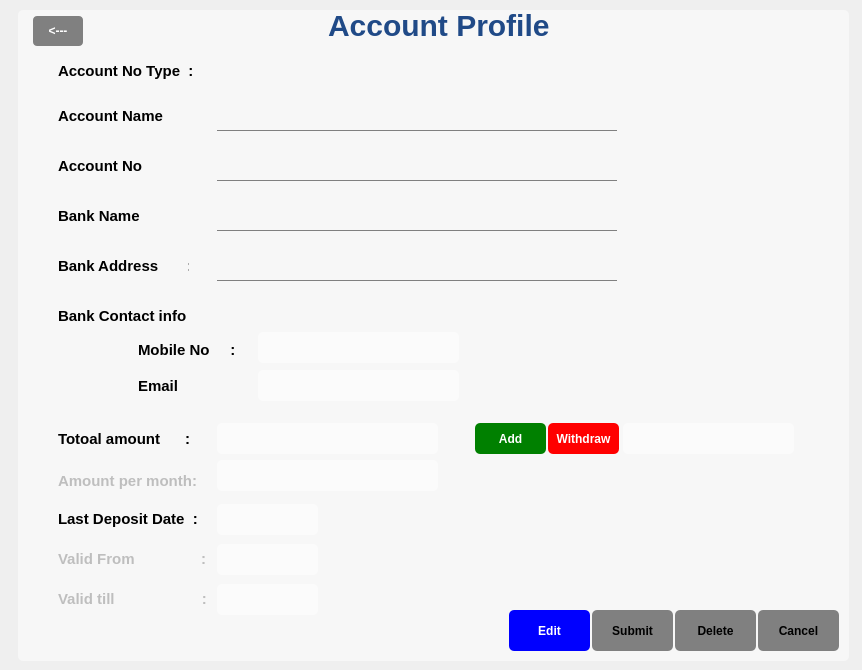
<?xml version="1.0" encoding="UTF-8"?>
<ui version="4.0">
 <class>showProfile</class>
 <widget class="QMainWindow" name="showProfile">
  <property name="geometry">
   <rect>
    <x>0</x>
    <y>0</y>
    <width>862</width>
    <height>670</height>
   </rect>
  </property>
  <property name="windowTitle">
   <string>MainWindow</string>
  </property>
  <property name="styleSheet">
   <string notr="true">background-image: url(&quot;:/resources/img/bg-home.jpg&quot;);</string>
  </property>
  <widget class="QWidget" name="centralwidget">
   <widget class="QFrame" name="frame">
    <property name="geometry">
     <rect>
      <x>18</x>
      <y>10</y>
      <width>831</width>
      <height>651</height>
     </rect>
    </property>
    <property name="styleSheet">
     <string notr="true">
	background: rgba(255,255, 255,0.5);
	border-radius: 5;
</string>
    </property>
    <property name="frameShape">
     <enum>QFrame::StyledPanel</enum>
    </property>
    <property name="frameShadow">
     <enum>QFrame::Raised</enum>
    </property>
    <widget class="QLabel" name="label_3">
     <property name="geometry">
      <rect>
       <x>40</x>
       <y>95</y>
       <width>131</width>
       <height>21</height>
      </rect>
     </property>
     <property name="styleSheet">
      <string notr="true">font-size:15px;
font-weight: 500;
background:none;</string>
     </property>
     <property name="text">
      <string>Account Name      :</string>
     </property>
    </widget>
    <widget class="QLabel" name="label_4">
     <property name="geometry">
      <rect>
       <x>40</x>
       <y>50</y>
       <width>141</width>
       <height>21</height>
      </rect>
     </property>
     <property name="styleSheet">
      <string notr="true">font-size:15px;
font-weight: 500;
background:none;</string>
     </property>
     <property name="text">
      <string>Account No Type  :</string>
     </property>
    </widget>
    <widget class="QLabel" name="label_5">
     <property name="geometry">
      <rect>
       <x>40</x>
       <y>145</y>
       <width>131</width>
       <height>21</height>
      </rect>
     </property>
     <property name="styleSheet">
      <string notr="true">font-size:15px;
font-weight: 500;
background:none;</string>
     </property>
     <property name="text">
      <string>Account No            :</string>
     </property>
    </widget>
    <widget class="QLabel" name="label_6">
     <property name="geometry">
      <rect>
       <x>40</x>
       <y>195</y>
       <width>131</width>
       <height>21</height>
      </rect>
     </property>
     <property name="styleSheet">
      <string notr="true">font-size:15px;
font-weight: 500;
background:none;</string>
     </property>
     <property name="text">
      <string>Bank Name            :</string>
     </property>
    </widget>
    <widget class="QLabel" name="label_7">
     <property name="geometry">
      <rect>
       <x>40</x>
       <y>245</y>
       <width>131</width>
       <height>21</height>
      </rect>
     </property>
     <property name="styleSheet">
      <string notr="true">font-size:15px;
font-weight: 500;
background:none;</string>
     </property>
     <property name="text">
      <string>Bank Address       :</string>
     </property>
    </widget>
    <widget class="QLabel" name="label_8">
     <property name="geometry">
      <rect>
       <x>40</x>
       <y>295</y>
       <width>131</width>
       <height>21</height>
      </rect>
     </property>
     <property name="styleSheet">
      <string notr="true">font-size:15px;
font-weight: 500;
background:none;</string>
     </property>
     <property name="text">
      <string>Bank Contact info :</string>
     </property>
    </widget>
    <widget class="QLabel" name="label_9">
     <property name="geometry">
      <rect>
       <x>120</x>
       <y>329</y>
       <width>101</width>
       <height>21</height>
      </rect>
     </property>
     <property name="styleSheet">
      <string notr="true">background:none;
font-size:15px;
font-weight: 500;</string>
     </property>
     <property name="text">
      <string>Mobile No     :</string>
     </property>
    </widget>
    <widget class="QLabel" name="label_10">
     <property name="geometry">
      <rect>
       <x>120</x>
       <y>365</y>
       <width>101</width>
       <height>21</height>
      </rect>
     </property>
     <property name="styleSheet">
      <string notr="true">background:none;
font-size:15px;
font-weight: 500;</string>
     </property>
     <property name="text">
      <string>Email               :</string>
     </property>
    </widget>
    <widget class="QLabel" name="label_11">
     <property name="geometry">
      <rect>
       <x>40</x>
       <y>418</y>
       <width>131</width>
       <height>21</height>
      </rect>
     </property>
     <property name="styleSheet">
      <string notr="true">background:none;
font-size:15px;
font-weight: 500;</string>
     </property>
     <property name="text">
      <string>Totoal amount      :</string>
     </property>
    </widget>
    <widget class="QLabel" name="label_12">
     <property name="geometry">
      <rect>
       <x>40</x>
       <y>498</y>
       <width>151</width>
       <height>21</height>
      </rect>
     </property>
     <property name="styleSheet">
      <string notr="true">background:none;
font-size:15px;
font-weight: 500;</string>
     </property>
     <property name="text">
      <string>Last Deposit Date  :</string>
     </property>
    </widget>
    <widget class="QPushButton" name="submit">
     <property name="enabled">
      <bool>false</bool>
     </property>
     <property name="geometry">
      <rect>
       <x>574</x>
       <y>600</y>
       <width>81</width>
       <height>41</height>
      </rect>
     </property>
     <property name="palette">
      <palette>
       <active>
        <colorrole role="WindowText">
         <brush brushstyle="SolidPattern">
          <color alpha="255">
           <red>0</red>
           <green>0</green>
           <blue>0</blue>
          </color>
         </brush>
        </colorrole>
        <colorrole role="Button">
         <brush brushstyle="SolidPattern">
          <color alpha="255">
           <red>128</red>
           <green>128</green>
           <blue>128</blue>
          </color>
         </brush>
        </colorrole>
        <colorrole role="Text">
         <brush brushstyle="SolidPattern">
          <color alpha="255">
           <red>0</red>
           <green>0</green>
           <blue>0</blue>
          </color>
         </brush>
        </colorrole>
        <colorrole role="ButtonText">
         <brush brushstyle="SolidPattern">
          <color alpha="255">
           <red>0</red>
           <green>0</green>
           <blue>0</blue>
          </color>
         </brush>
        </colorrole>
        <colorrole role="Base">
         <brush brushstyle="SolidPattern">
          <color alpha="255">
           <red>128</red>
           <green>128</green>
           <blue>128</blue>
          </color>
         </brush>
        </colorrole>
        <colorrole role="Window">
         <brush brushstyle="SolidPattern">
          <color alpha="255">
           <red>128</red>
           <green>128</green>
           <blue>128</blue>
          </color>
         </brush>
        </colorrole>
        <colorrole role="PlaceholderText">
         <brush brushstyle="NoBrush">
          <color alpha="128">
           <red>0</red>
           <green>0</green>
           <blue>0</blue>
          </color>
         </brush>
        </colorrole>
       </active>
       <inactive>
        <colorrole role="WindowText">
         <brush brushstyle="SolidPattern">
          <color alpha="255">
           <red>0</red>
           <green>0</green>
           <blue>0</blue>
          </color>
         </brush>
        </colorrole>
        <colorrole role="Button">
         <brush brushstyle="SolidPattern">
          <color alpha="255">
           <red>128</red>
           <green>128</green>
           <blue>128</blue>
          </color>
         </brush>
        </colorrole>
        <colorrole role="Text">
         <brush brushstyle="SolidPattern">
          <color alpha="255">
           <red>0</red>
           <green>0</green>
           <blue>0</blue>
          </color>
         </brush>
        </colorrole>
        <colorrole role="ButtonText">
         <brush brushstyle="SolidPattern">
          <color alpha="255">
           <red>0</red>
           <green>0</green>
           <blue>0</blue>
          </color>
         </brush>
        </colorrole>
        <colorrole role="Base">
         <brush brushstyle="SolidPattern">
          <color alpha="255">
           <red>128</red>
           <green>128</green>
           <blue>128</blue>
          </color>
         </brush>
        </colorrole>
        <colorrole role="Window">
         <brush brushstyle="SolidPattern">
          <color alpha="255">
           <red>128</red>
           <green>128</green>
           <blue>128</blue>
          </color>
         </brush>
        </colorrole>
        <colorrole role="PlaceholderText">
         <brush brushstyle="NoBrush">
          <color alpha="128">
           <red>0</red>
           <green>0</green>
           <blue>0</blue>
          </color>
         </brush>
        </colorrole>
       </inactive>
       <disabled>
        <colorrole role="WindowText">
         <brush brushstyle="SolidPattern">
          <color alpha="255">
           <red>0</red>
           <green>0</green>
           <blue>0</blue>
          </color>
         </brush>
        </colorrole>
        <colorrole role="Button">
         <brush brushstyle="SolidPattern">
          <color alpha="255">
           <red>128</red>
           <green>128</green>
           <blue>128</blue>
          </color>
         </brush>
        </colorrole>
        <colorrole role="Text">
         <brush brushstyle="SolidPattern">
          <color alpha="255">
           <red>0</red>
           <green>0</green>
           <blue>0</blue>
          </color>
         </brush>
        </colorrole>
        <colorrole role="ButtonText">
         <brush brushstyle="SolidPattern">
          <color alpha="255">
           <red>0</red>
           <green>0</green>
           <blue>0</blue>
          </color>
         </brush>
        </colorrole>
        <colorrole role="Base">
         <brush brushstyle="SolidPattern">
          <color alpha="255">
           <red>128</red>
           <green>128</green>
           <blue>128</blue>
          </color>
         </brush>
        </colorrole>
        <colorrole role="Window">
         <brush brushstyle="SolidPattern">
          <color alpha="255">
           <red>128</red>
           <green>128</green>
           <blue>128</blue>
          </color>
         </brush>
        </colorrole>
        <colorrole role="PlaceholderText">
         <brush brushstyle="NoBrush">
          <color alpha="128">
           <red>0</red>
           <green>0</green>
           <blue>0</blue>
          </color>
         </brush>
        </colorrole>
       </disabled>
      </palette>
     </property>
     <property name="styleSheet">
      <string notr="true">background: grey;
font-weight: 500;
color:black;</string>
     </property>
     <property name="text">
      <string>Submit</string>
     </property>
    </widget>
    <widget class="QPushButton" name="cancel">
     <property name="enabled">
      <bool>false</bool>
     </property>
     <property name="geometry">
      <rect>
       <x>740</x>
       <y>600</y>
       <width>81</width>
       <height>41</height>
      </rect>
     </property>
     <property name="styleSheet">
      <string notr="true">background: grey;
font-weight: 500;
color:black;</string>
     </property>
     <property name="text">
      <string>Cancel</string>
     </property>
    </widget>
    <widget class="QLabel" name="validFrom">
     <property name="enabled">
      <bool>false</bool>
     </property>
     <property name="geometry">
      <rect>
       <x>40</x>
       <y>538</y>
       <width>151</width>
       <height>21</height>
      </rect>
     </property>
     <property name="styleSheet">
      <string notr="true">background:none;
font-size:15px;
font-weight: 500;</string>
     </property>
     <property name="text">
      <string>Valid From                :</string>
     </property>
    </widget>
    <widget class="QLabel" name="validTill">
     <property name="enabled">
      <bool>false</bool>
     </property>
     <property name="geometry">
      <rect>
       <x>40</x>
       <y>578</y>
       <width>151</width>
       <height>21</height>
      </rect>
     </property>
     <property name="styleSheet">
      <string notr="true">background:none;
font-size:15px;
font-weight: 500;</string>
     </property>
     <property name="text">
      <string>Valid till                     :</string>
     </property>
    </widget>
    <widget class="QLabel" name="perMonth">
     <property name="enabled">
      <bool>false</bool>
     </property>
     <property name="geometry">
      <rect>
       <x>40</x>
       <y>460</y>
       <width>141</width>
       <height>21</height>
      </rect>
     </property>
     <property name="styleSheet">
      <string notr="true">background:none;
font-size:15px;
font-weight: 500;</string>
     </property>
     <property name="text">
      <string>Amount per month:</string>
     </property>
    </widget>
    <widget class="QLineEdit" name="accName">
     <property name="geometry">
      <rect>
       <x>199</x>
       <y>90</y>
       <width>400</width>
       <height>31</height>
      </rect>
     </property>
     <property name="focusPolicy">
      <enum>Qt::ClickFocus</enum>
     </property>
     <property name="styleSheet">
      <string notr="true">border:none;
border-bottom: 1px solid grey;
background: rgba(255,255, 255,0.0);
border-radius:0;
font-size: 17px;
font-weight: 500;</string>
     </property>
     <property name="readOnly">
      <bool>true</bool>
     </property>
    </widget>
    <widget class="QLineEdit" name="accNo">
     <property name="geometry">
      <rect>
       <x>199</x>
       <y>140</y>
       <width>400</width>
       <height>31</height>
      </rect>
     </property>
     <property name="focusPolicy">
      <enum>Qt::ClickFocus</enum>
     </property>
     <property name="styleSheet">
      <string notr="true">border:none;
border-bottom: 1px solid grey;
background: rgba(255,255, 255,0.0);
border-radius:0;
font-size: 17px;
font-weight: 500;</string>
     </property>
     <property name="readOnly">
      <bool>true</bool>
     </property>
    </widget>
    <widget class="QLineEdit" name="accBankName">
     <property name="geometry">
      <rect>
       <x>199</x>
       <y>190</y>
       <width>400</width>
       <height>31</height>
      </rect>
     </property>
     <property name="focusPolicy">
      <enum>Qt::ClickFocus</enum>
     </property>
     <property name="styleSheet">
      <string notr="true">background: rgba(255,255, 255,0.0);
border-radius:0;
border:none;
border-bottom: 1px solid grey;
font-size: 17px;
font-weight: 500;</string>
     </property>
     <property name="readOnly">
      <bool>true</bool>
     </property>
    </widget>
    <widget class="QLineEdit" name="accBankAddress">
     <property name="geometry">
      <rect>
       <x>199</x>
       <y>240</y>
       <width>400</width>
       <height>31</height>
      </rect>
     </property>
     <property name="focusPolicy">
      <enum>Qt::ClickFocus</enum>
     </property>
     <property name="styleSheet">
      <string notr="true">background: rgba(255,255, 255,0.0);
border-radius:0;
border:none;
border-bottom: 1px solid grey;
font-size: 17px;
font-weight: 500;</string>
     </property>
     <property name="readOnly">
      <bool>true</bool>
     </property>
    </widget>
    <widget class="QLineEdit" name="accBankMobile">
     <property name="geometry">
      <rect>
       <x>240</x>
       <y>322</y>
       <width>201</width>
       <height>31</height>
      </rect>
     </property>
     <property name="focusPolicy">
      <enum>Qt::ClickFocus</enum>
     </property>
     <property name="styleSheet">
      <string notr="true">font-size: 17px;
font-weight: 500;</string>
     </property>
     <property name="readOnly">
      <bool>true</bool>
     </property>
    </widget>
    <widget class="QLineEdit" name="accBankEmail">
     <property name="geometry">
      <rect>
       <x>240</x>
       <y>360</y>
       <width>201</width>
       <height>31</height>
      </rect>
     </property>
     <property name="focusPolicy">
      <enum>Qt::ClickFocus</enum>
     </property>
     <property name="styleSheet">
      <string notr="true">font-size: 17px;
font-weight: 500;</string>
     </property>
     <property name="readOnly">
      <bool>true</bool>
     </property>
    </widget>
    <widget class="QLineEdit" name="accTotal">
     <property name="geometry">
      <rect>
       <x>199</x>
       <y>413</y>
       <width>221</width>
       <height>31</height>
      </rect>
     </property>
     <property name="focusPolicy">
      <enum>Qt::ClickFocus</enum>
     </property>
     <property name="styleSheet">
      <string notr="true">font-size: 17px;
font-weight: 500;
</string>
     </property>
     <property name="readOnly">
      <bool>true</bool>
     </property>
    </widget>
    <widget class="QLineEdit" name="accPerMonth">
     <property name="enabled">
      <bool>false</bool>
     </property>
     <property name="geometry">
      <rect>
       <x>199</x>
       <y>450</y>
       <width>221</width>
       <height>31</height>
      </rect>
     </property>
     <property name="focusPolicy">
      <enum>Qt::ClickFocus</enum>
     </property>
     <property name="styleSheet">
      <string notr="true">font-size: 17px;
font-weight: 500;</string>
     </property>
     <property name="readOnly">
      <bool>true</bool>
     </property>
    </widget>
    <widget class="QLabel" name="warning">
     <property name="geometry">
      <rect>
       <x>41</x>
       <y>610</y>
       <width>371</width>
       <height>31</height>
      </rect>
     </property>
     <property name="styleSheet">
      <string notr="true">background:none;
color: red;</string>
     </property>
     <property name="text">
      <string/>
     </property>
    </widget>
    <widget class="QPushButton" name="add">
     <property name="enabled">
      <bool>true</bool>
     </property>
     <property name="geometry">
      <rect>
       <x>457</x>
       <y>413</y>
       <width>71</width>
       <height>31</height>
      </rect>
     </property>
     <property name="styleSheet">
      <string notr="true">background: green;
font-weight: 500;
color:white;</string>
     </property>
     <property name="text">
      <string>Add</string>
     </property>
    </widget>
    <widget class="QLineEdit" name="accAdd">
     <property name="enabled">
      <bool>true</bool>
     </property>
     <property name="geometry">
      <rect>
       <x>605</x>
       <y>413</y>
       <width>171</width>
       <height>31</height>
      </rect>
     </property>
     <property name="focusPolicy">
      <enum>Qt::ClickFocus</enum>
     </property>
     <property name="styleSheet">
      <string notr="true">font-size: 17px;
font-weight: 500;</string>
     </property>
     <property name="readOnly">
      <bool>false</bool>
     </property>
    </widget>
    <widget class="QPushButton" name="withdraw">
     <property name="enabled">
      <bool>true</bool>
     </property>
     <property name="geometry">
      <rect>
       <x>530</x>
       <y>413</y>
       <width>71</width>
       <height>31</height>
      </rect>
     </property>
     <property name="styleSheet">
      <string notr="true">background: red;
font-weight: 500;
color:white;</string>
     </property>
     <property name="text">
      <string>Withdraw</string>
     </property>
    </widget>
    <widget class="QLabel" name="label">
     <property name="geometry">
      <rect>
       <x>310</x>
       <y>0</y>
       <width>231</width>
       <height>31</height>
      </rect>
     </property>
     <property name="styleSheet">
      <string notr="true">font-size: 30px;
font-weight: 600;
background:none;
color: rgb(32, 74, 135);</string>
     </property>
     <property name="text">
      <string>Account Profile</string>
     </property>
    </widget>
    <widget class="QPushButton" name="dlt">
     <property name="enabled">
      <bool>false</bool>
     </property>
     <property name="geometry">
      <rect>
       <x>657</x>
       <y>600</y>
       <width>81</width>
       <height>41</height>
      </rect>
     </property>
     <property name="styleSheet">
      <string notr="true">background: grey;
font-weight: 500;
color:black;</string>
     </property>
     <property name="text">
      <string>Delete</string>
     </property>
    </widget>
    <widget class="QPushButton" name="edit">
     <property name="enabled">
      <bool>true</bool>
     </property>
     <property name="geometry">
      <rect>
       <x>491</x>
       <y>600</y>
       <width>81</width>
       <height>41</height>
      </rect>
     </property>
     <property name="styleSheet">
      <string notr="true">background: blue;
font-weight: 500;
color:white;</string>
     </property>
     <property name="text">
      <string>Edit</string>
     </property>
    </widget>
    <widget class="QLineEdit" name="accLastDate">
     <property name="enabled">
      <bool>true</bool>
     </property>
     <property name="geometry">
      <rect>
       <x>199</x>
       <y>494</y>
       <width>101</width>
       <height>31</height>
      </rect>
     </property>
     <property name="focusPolicy">
      <enum>Qt::ClickFocus</enum>
     </property>
     <property name="styleSheet">
      <string notr="true">font-size: 17px;
font-weight: 500;</string>
     </property>
     <property name="text">
      <string/>
     </property>
     <property name="readOnly">
      <bool>true</bool>
     </property>
    </widget>
    <widget class="QLineEdit" name="accValidFrom">
     <property name="enabled">
      <bool>false</bool>
     </property>
     <property name="geometry">
      <rect>
       <x>199</x>
       <y>534</y>
       <width>101</width>
       <height>31</height>
      </rect>
     </property>
     <property name="focusPolicy">
      <enum>Qt::ClickFocus</enum>
     </property>
     <property name="styleSheet">
      <string notr="true">font-size: 17px;
font-weight: 500;</string>
     </property>
     <property name="text">
      <string/>
     </property>
     <property name="readOnly">
      <bool>true</bool>
     </property>
    </widget>
    <widget class="QLineEdit" name="accValidTill">
     <property name="enabled">
      <bool>false</bool>
     </property>
     <property name="geometry">
      <rect>
       <x>199</x>
       <y>574</y>
       <width>101</width>
       <height>31</height>
      </rect>
     </property>
     <property name="focusPolicy">
      <enum>Qt::ClickFocus</enum>
     </property>
     <property name="styleSheet">
      <string notr="true">font-size: 17px;
font-weight: 500;</string>
     </property>
     <property name="text">
      <string/>
     </property>
     <property name="readOnly">
      <bool>true</bool>
     </property>
    </widget>
    <widget class="QLineEdit" name="accType">
     <property name="enabled">
      <bool>true</bool>
     </property>
     <property name="geometry">
      <rect>
       <x>199</x>
       <y>43</y>
       <width>91</width>
       <height>31</height>
      </rect>
     </property>
     <property name="styleSheet">
      <string notr="true">background: rgba(255,255, 255,0.0);
font-weight: 500;
font-size: 17px;
</string>
     </property>
     <property name="readOnly">
      <bool>true</bool>
     </property>
    </widget>
    <widget class="QPushButton" name="back">
     <property name="geometry">
      <rect>
       <x>15</x>
       <y>6</y>
       <width>50</width>
       <height>30</height>
      </rect>
     </property>
     <property name="styleSheet">
      <string notr="true">	color: white;
	font-weight: 700;
	border-radius: 4px;
	background: grey;</string>
     </property>
     <property name="text">
      <string>&lt;---</string>
     </property>
    </widget>
   </widget>
  </widget>
 </widget>
 <resources/>
 <connections/>
</ui>
